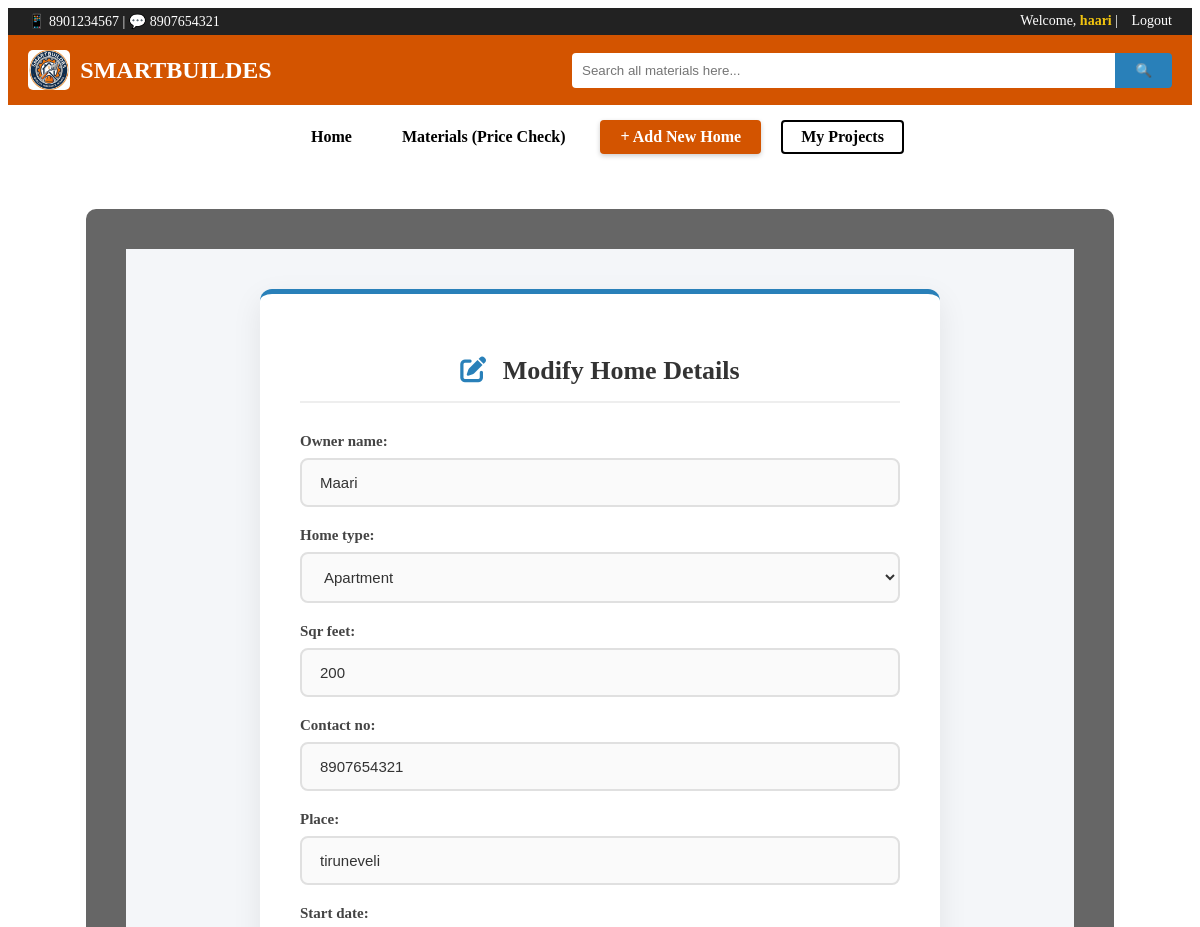
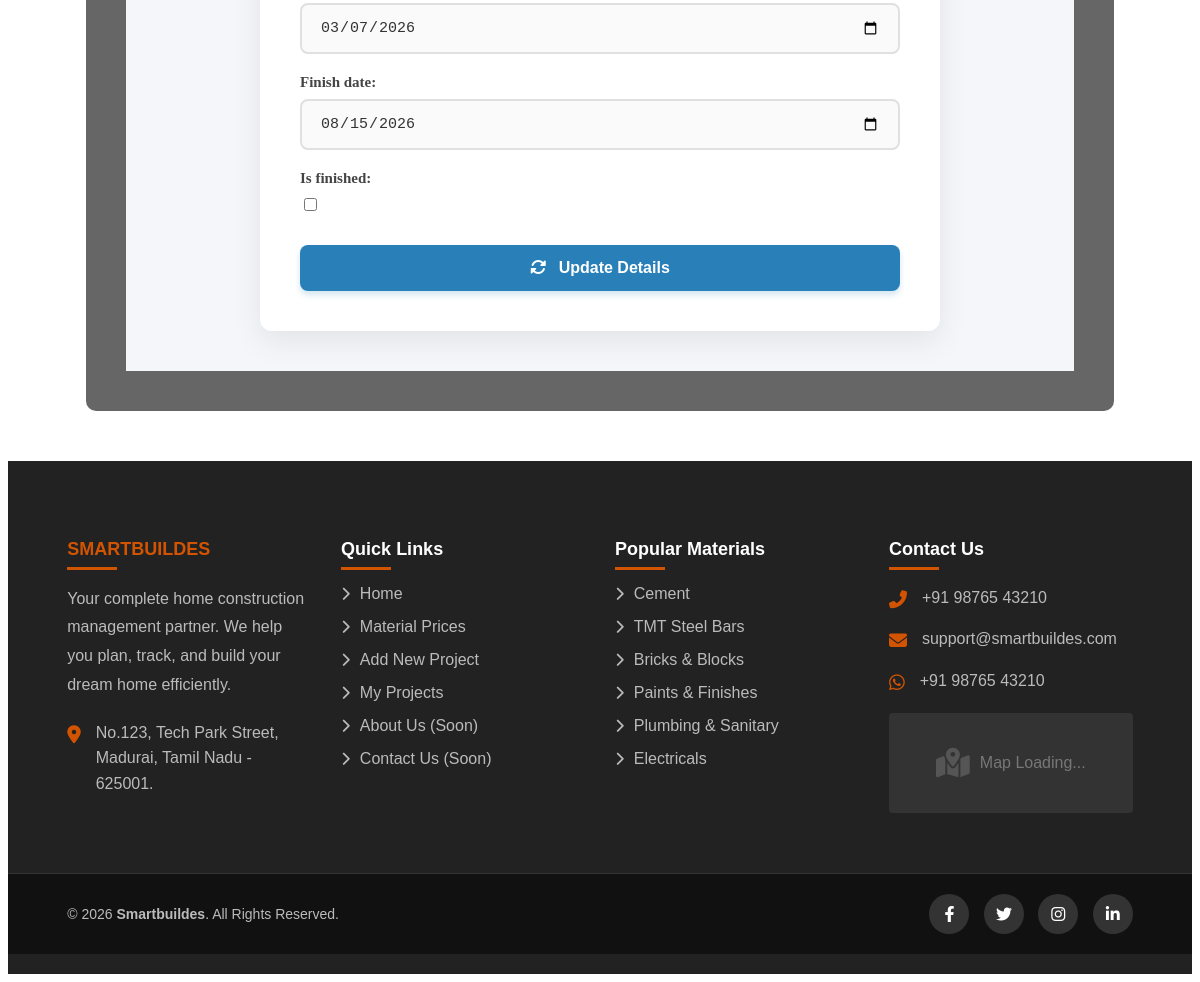
Screenshot of /update-home/7/ (signed in) with the database file from the repository (2 pictures, top to bottom).
### builder/models.py (models this page shows, shortened)
class HomeProject(models.Model):
    user = models.ForeignKey(User, on_delete=models.CASCADE, null=True, blank=True)
    HOME_TYPES = (
        ('Individual', 'Individual House'),
        ('Apartment', 'Apartment'),
        ('Villa', 'Villa'),
    )
    owner_name = models.CharField(max_length=100)
    home_type = models.CharField(max_length=50, choices=HOME_TYPES)
    sqr_feet = models.IntegerField()
    contact_no = models.CharField(max_length=15)
    place = models.CharField(max_length=200)
    start_date = models.DateField()
    finish_date = models.DateField()
    is_finished = models.BooleanField(default=False)

### builder/views.py (the view)
# urls.py: path('update-home/<int:id>/', views.update_home, name='update_home'), # URL-la ID pass panrom
def update_home(request, id):
    home = HomeProject.objects.get(id=id) # Entha home-a click panrangalo atha edukkurom
    if request.method == 'POST':
        form = HomeProjectForm(request.POST, instance=home)
        if form.is_valid():
            form.save()
            return redirect('view_homes') # Save aana piragu list page-ku anuppudrom
    else:
        form = HomeProjectForm(instance=home)
    return render(request, 'update_home.html', {'form': form})

### builder/forms.py
class HomeProjectForm(forms.ModelForm):
    class Meta:
        model = HomeProject
        exclude = ['user']
        widgets = {
            'start_date': forms.DateInput(attrs={'type': 'date'}),
            'finish_date': forms.DateInput(attrs={'type': 'date'}),
        }
    pass

### builder/templates/update_home.html (shortened to what this page needs)
{% extends 'base.html' %}
{% block content %}
<div class="modify-home-wrapper">
    <div class="modify-home-card">
        <h2 class="modify-home-title"><i class="fas fa-edit"></i> Modify Home Details</h2>
        <form method="POST">
            <div class="django-form-area">
                {{ form.as_p }}
            </div>
            <button type="submit" class="submit-btn"><i class="fas fa-sync-alt"></i> Update Details</button>
        </form>
    </div>
</div>
{% endblock %}

### builder/templates/base.html (shortened to what this page needs)
{% load static %}
<!DOCTYPE html>
<html lang="en">
<head>
    <link rel="stylesheet" href="https://cdnjs.cloudflare.com/ajax/libs/font-awesome/6.4.0/css/all.min.css">
<link rel="stylesheet" href="https://cdn.jsdelivr.net/npm/swiper@11/swiper-bundle.min.css" />
</head>
<body>
    <div class="top-bar">
        <div>📱 8901234567 | 💬 8907654321</div>
        <div>
            {% if request.user.is_authenticated %}
                Welcome, <b style="color: #f1c40f;">{{ request.user.username }}</b> |
                <a href="/logout/">Logout</a>
            {% else %}
                <a href="/login/">Login</a> |
                <a href="/register/">Register</a>
            {% endif %}
        </div>
    </div>
    <div class="header-bar">
        <div class="logo-sec">
            <img src="{% static 'logo.jpg' %}" alt="Logo"> SMARTBUILDES
        </div>
        <div class="search-sec">
            <form action="/search/" method="GET" style="display: flex; width: 100%;">
                <input type="text" name="q" placeholder="Search all materials here..." required>
                <button type="submit">🔍</button>
            </form>
        </div>
    </div>
    <div style="display: flex; gap: 20px; align-items: center; justify-content: center; background-color: #ffffff; padding: 15px 0; width: 100%;">
    <a href="/" class="nav-item-plain">Home</a>
    <a href="/materials/" class="nav-item-plain">Materials (Price Check)</a>
        {% if request.user.is_authenticated %}
            <a href="/add-home/" class="nav-btn-orange">+ Add New Home</a>
            <a href="/view-homes/" class="nav-btn-outline">My Projects</a>
        {% endif %}
    </div>
    <div class="container">
        {% block content %}{% endblock %}
    </div>
<footer class="site-footer">
    <div class="footer-container">
        <div class="footer-col">
            <h3 style="color: #d35400;">SMARTBUILDES</h3>
            <p style="line-height: 1.8; margin-bottom: 20px;">
                Your complete home construction management partner. We help you plan, track, and build your dream home efficiently.
            </p>
            <div class="contact-info">
                <p><i class="fas fa-map-marker-alt"></i> No.123, Tech Park Street,<br>Madurai, Tamil Nadu - 625001.</p>
            </div>
        </div>
        <div class="footer-col">
            <h3>Quick Links</h3>
            <ul class="footer-links">
                <li><a href="/"><i class="fas fa-chevron-right"></i> Home</a></li>
                <li><a href="/materials/"><i class="fas fa-chevron-right"></i> Material Prices</a></li>
                <li><a href="/add-home/"><i class="fas fa-chevron-right"></i> Add New Project</a></li>
                <li><a href="/view-homes/"><i class="fas fa-chevron-right"></i> My Projects</a></li>
                <li><a href="#"><i class="fas fa-chevron-right"></i> About Us (Soon)</a></li>
                <li><a href="#"><i class="fas fa-chevron-right"></i> Contact Us (Soon)</a></li>
            </ul>
        </div>
        <div class="footer-col">
            <h3>Popular Materials</h3>
            <ul class="footer-links">
                <li><a href="#"><i class="fas fa-chevron-right"></i> Cement</a></li>
                <li><a href="#"><i class="fas fa-chevron-right"></i> TMT Steel Bars</a></li>
                <li><a href="#"><i class="fas fa-chevron-right"></i> Bricks & Blocks</a></li>
                <li><a href="#"><i class="fas fa-chevron-right"></i> Paints & Finishes</a></li>
                <li><a href="#"><i class="fas fa-chevron-right"></i> Plumbing & Sanitary</a></li>
                <li><a href="#"><i class="fas fa-chevron-right"></i> Electricals</a></li>
            </ul>
        </div>
        <div class="footer-col">
            <h3>Contact Us</h3>
            <div class="contact-info">
                <p><i class="fas fa-phone-alt"></i> +91 98765 43210</p>
                <p><i class="fas fa-envelope"></i> support@smartbuildes.com</p>
                <p><i class="fab fa-whatsapp"></i> +91 98765 43210</p>
            </div>
            <div style="margin-top: 20px; height: 100px; background-color: #333; display: flex; justify-content: center; align-items: center; border-radius: 4px;">
                <i class="fas fa-map-marked-alt" style="color: #555; font-size: 30px;"></i>
                <span style="margin-left: 10px; color: #777;">Map Loading...</span>
            </div>
        </div>
    </div>
    <div class="footer-bottom">
        <div class="footer-bottom-container">
            <div class="copyright-text">
                &copy; 2026 <strong>Smartbuildes</strong>. All Rights Reserved.
            </div>
            <div class="social-icons">
                <a href="#"><i class="fab fa-facebook-f"></i></a>
                <a href="#"><i class="fab fa-twitter"></i></a>
                <a href="#"><i class="fab fa-instagram"></i></a>
                <a href="#"><i class="fab fa-linkedin-in"></i></a>
            </div>
        </div>
    </div>
</footer>
</body>
</html>

### builder/templates/base.html (style rules this page uses)
.top-bar { background-color: #222; color: white; padding: 5px 20px; display: flex; justify-content: space-between; font-size: 14px; }
.top-bar a { color: white; text-decoration: none; margin-left: 10px; }
.header-bar { background-color: #d35400; padding: 15px 20px; display: flex; align-items: center; justify-content: space-between; }
.logo-sec { color: white; font-size: 24px; font-weight: bold; display: flex; align-items: center; }
.logo-sec img { height: 40px; margin-right: 10px; border-radius: 5px; }
.search-sec { flex-grow: 1; max-width: 600px; display: flex; margin-left: 30px; }
.search-sec input { width: 100%; padding: 10px; border: none; border-radius: 4px 0 0 4px; outline: none; }
.search-sec button { padding: 10px 20px; border: none; background-color: #2980b9; color: white; border-radius: 0 4px 4px 0; cursor: pointer; }
.container { padding: 40px; background-color: rgba(0, 0, 0, 0.6); margin: 40px auto; width: 80%; border-radius: 10px; }
.nav-item-plain { background-color: transparent; color: #000000; text-decoration: none; font-size: 16px; font-weight: bold; padding: 8px 15px; border-radius: 4px; transition: all 0.3s ease; }
.nav-btn-orange { background-color: #d35400; color: #ffffff !important; text-decoration: none; font-size: 16px; font-weight: bold; padding: 8px 20px; border-radius: 4px; transition: all 0.3s ease; box-shadow: 0 2px 5px rgba(0,0,0,0.2); }
.nav-btn-outline { background-color: transparent; color: #000000 !important; text-decoration: none; font-size: 16px; font-weight: bold; padding: 6px 18px; border: 2px solid #000000; border-radius: 4px; transition: all 0.3s ease; }
.site-footer { background-color: #222222; color: #bbbbbb; padding: 60px 0 20px; font-family: Arial, sans-serif; margin-top: 50px; }
.footer-container { width: 90%; max-width: 1200px; margin: 0 auto; display: flex; flex-wrap: wrap; justify-content: space-between; gap: 30px; }
.footer-col { flex: 1; min-width: 220px; margin-bottom: 20px; }
.footer-col h3 { color: #ffffff; font-size: 18px; margin-bottom: 25px; position: relative; font-weight: bold; }
.footer-col h3::after { content: ''; position: absolute; left: 0; bottom: -10px; background-color: #d35400; height: 3px; width: 50px; }
.footer-links { list-style: none; padding: 0; margin: 0; }
.footer-links li { margin-bottom: 15px; }
.footer-links a { color: #bbbbbb; text-decoration: none; transition: all 0.3s ease; display: flex; align-items: center; }
.footer-links a i { margin-right: 10px; font-size: 14px; }
.contact-info p { display: flex; align-items: flex-start; margin-bottom: 15px; line-height: 1.6; }
.contact-info i { color: #d35400; margin-right: 15px; font-size: 18px; margin-top: 5px; }
.footer-bottom { background-color: #111111; padding: 20px 0; margin-top: 40px; border-top: 1px solid #333; }
.footer-bottom-container { width: 90%; max-width: 1200px; margin: 0 auto; display: flex; justify-content: space-between; align-items: center; flex-wrap: wrap; }
.copyright-text { font-size: 14px; }
.social-icons a { display: inline-flex; justify-content: center; align-items: center; width: 40px; height: 40px; background-color: #333; color: #ffffff; border-radius: 50%; margin-left: 10px; text-decoration: none; transition: 0.3s; }

### rows the page displays
HomeProject: owner_name "Maari", home_type "Apartment", sqr_feet "200", contact_no "8907654321", place "tiruneveli", start_date "03/07/2026", finish_date "08/15/2026"

### other values shown
{{ request.user.username }} "haari"
